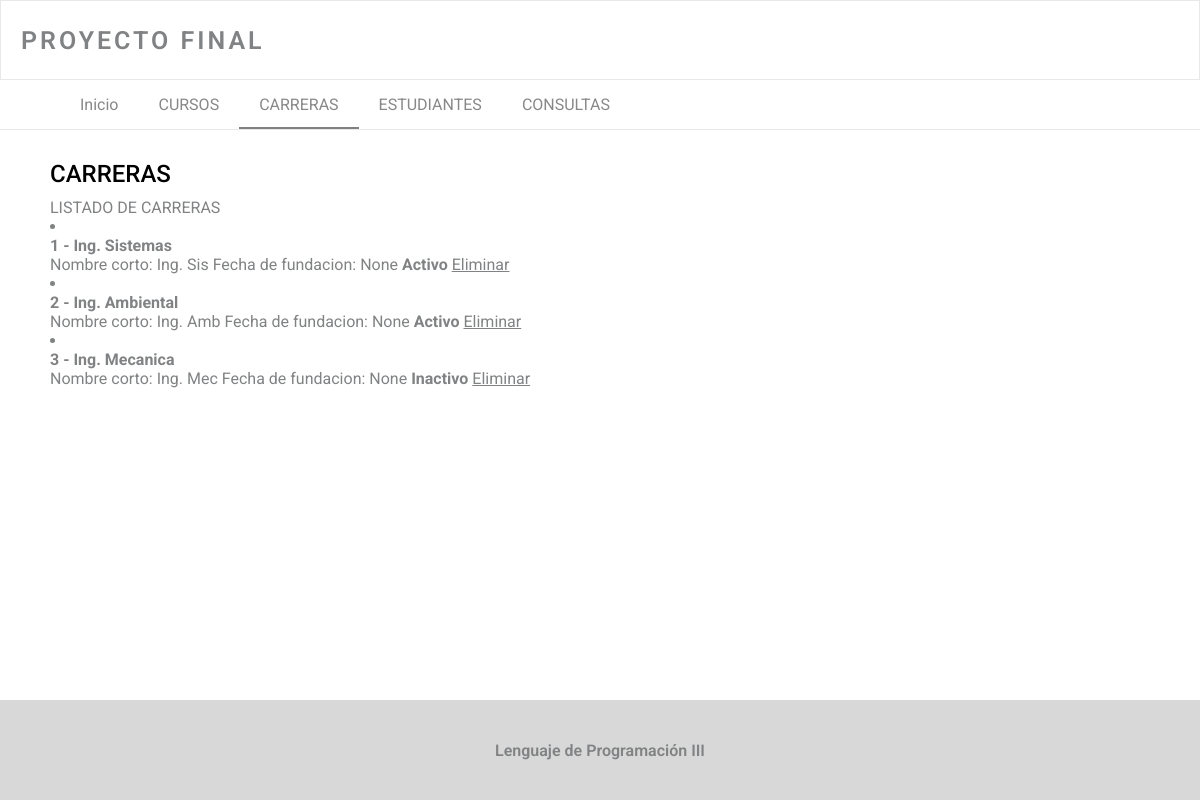
Screenshot of /lista-carrera/ with the database file from the repository.
### miApp/models.py (models this page shows)
class Carrera(models.Model):
    idcarrera =  models.AutoField(primary_key=True)
    nombre  =  models.TextField()
    nombrecorto   =  models.TextField()
    fecha_fundacion = models.DateTimeField()
    estado  =  models.CharField(max_length=1)

### miApp/views.py (the view)
# urls.py: path('lista-carrera/', views.listar_carreras, name="listarCarrera"),
def listar_carreras(request):
    carreras = Carrera.objects.all()
    return render(request,'listar_carreras.html',
        {         'titulo' : 'CARRERAS',
                'mensaje' : 'LISTADO DE CARRERAS',
                'carreras': carreras })

### miApp/templates/listar_carreras.html (shortened to what this page needs)
{% extends 'layout.html' %}
{% block content %}
<h2 class="title">{{titulo}}</h2>
<p>{{mensaje}}</p>
{% for carrera in carreras %}
            <li>
                <h4>{{carrera.idcarrera}} - {{carrera.nombre}}</h4>
                <span>Nombre corto: {{carrera.nombrecorto}} </span>
                <span>Fecha de fundacion: {{carrera.fecha_fundacion}} </span>
                {% if carrera.estado == 'A' %}
                    <strong>Activo</strong>
                {% else %}
                    <strong>Inactivo</strong>
                {% endif %}
                <a href="{% url 'eliminarCarrera' id=carrera.idcarrera %}">Eliminar</a>
            </li>
{% endfor %}
{% endblock %}

### miApp/static/css/style.css (style rules this page uses)
* { margin: 0px; padding: 0px; font-family: 'Roboto', serif; box-sizing: border-box; color: #808283 }
html { overflow-x: hidden; }
.title { color: black; font-weight: 500; margin-bottom: 10px; }

### rows the page displays
Carrera: idcarrera "1", nombre "Ing. Sistemas", nombrecorto "Ing. Sis", fecha_fundacion "None", estado "Activo"
Carrera: idcarrera "2", nombre "Ing. Ambiental", nombrecorto "Ing. Amb", fecha_fundacion "None", estado "Activo"
Carrera: idcarrera "3", nombre "Ing. Mecanica", nombrecorto "Ing. Mec", fecha_fundacion "None", estado "Inactivo"

### other values shown
{{ titulo }} "CARRERAS"
{{ mensaje }} "LISTADO DE CARRERAS"
